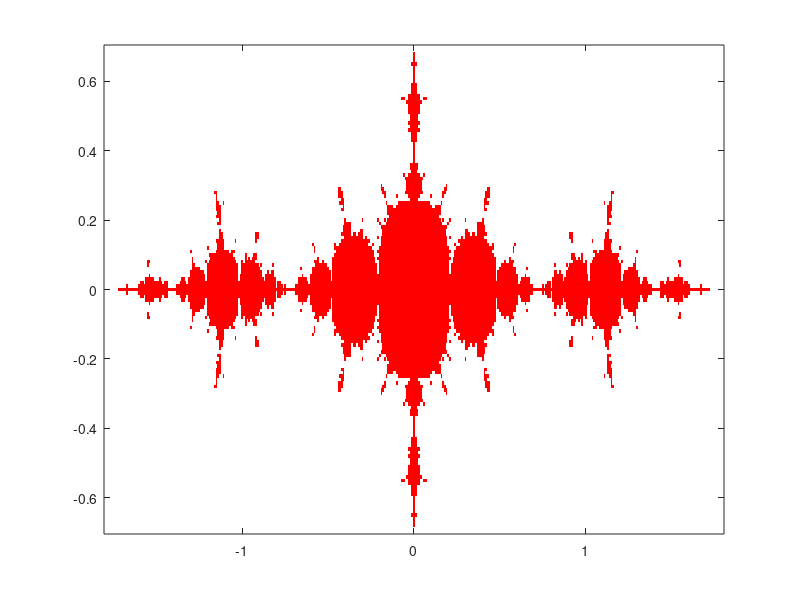

MATLAB code to generate this figure:
phi = inline('z^2 - 1.25');
fixpt1 = (1+sqrt(6)) / 2;
fixpt2 = (1 - sqrt(6)) / 2;

colormap([1 0 0; 1 1 1]);

M = 2*ones(141, 361);

for j = 1:141
    y = -.7 + (j-1) * .01;
    for i=1:361
        x = -1.8 + (i-1)*.01;
        z = x + 1i*y;
        zk = z;
        iflag1 = 0;
        iflag2 = 0;
        kount = 0;
        
        while kount < 100 && abs(zk) < 2 && iflag1 < 5 && iflag2 < 5
            kount = kount + 1;
            zk = phi(zk);
            
            err1 = abs(zk - fixpt1);
            if err1 < 1.e-6
                iflag1 = iflag1 + 1;
            else 
                iflag1 = 0;
            end
            err2 = abs(zk - fixpt2);
            if err2 < 1.e-6
                iflag2 = iflag2 + 1;
            else 
                iflag2 = 0;
            end
        end
        if iflag1 >= 5 || iflag2 >= 5 || kount >= 100
            M(j,i) = 1;
        end
    end
end

image([-1.8 1.8], [-0.7 0.7], M),
axis xy
